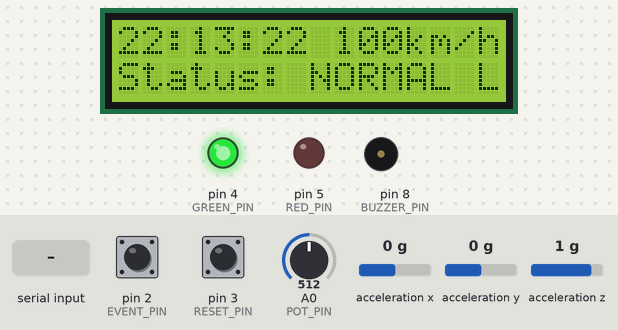
Simulated run of this sketch. Board: Arduino Uno, built with avr-gcc and run on an emulated ATmega328P. On the bench: 16×2 character LCD, output pins drawn as LEDs (lit = HIGH), buzzer (waves = sounding). Wiring (inferred from the names in the program): MPU-6050 motion sensor at I2C address 0x69. Inputs (shaded band) come from the test bench; at power-on: acceleration z 1 g, A0 (POT_PIN) = 512, pin 3 (RESET_PIN) HIGH, pin 2 (EVENT_PIN) HIGH, acceleration x 0 g, acceleration y 0 g. The local clock reads 2024-03-15 10:24:30 at power-on unless the sketch sets it; storage starts empty; what the sketch prints to the serial monitor is not drawn.

Above: at 2.6 s.
2.7 s: acceleration z set to 0.1 g
4.7 s: acceleration z set to -0.2 g
At 6.0 s:
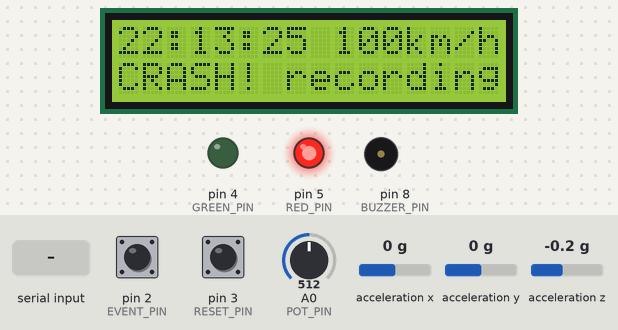
7.7 s: "r" received over Serial
At 8.6 s:
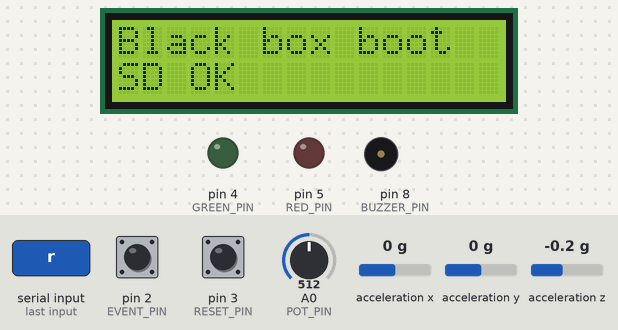
9.6 s: A0 (POT_PIN) set to 490
At 10.9 s:
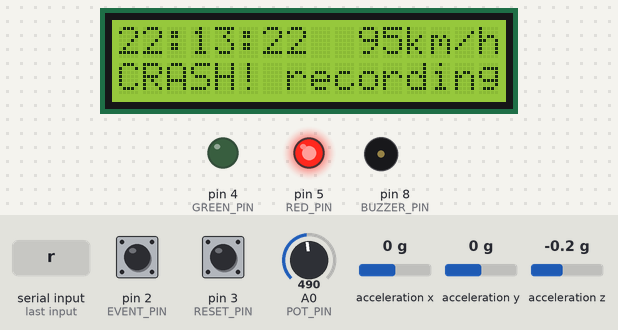
11.2 s: A0 (POT_PIN) set to 510
At 12.77 s:
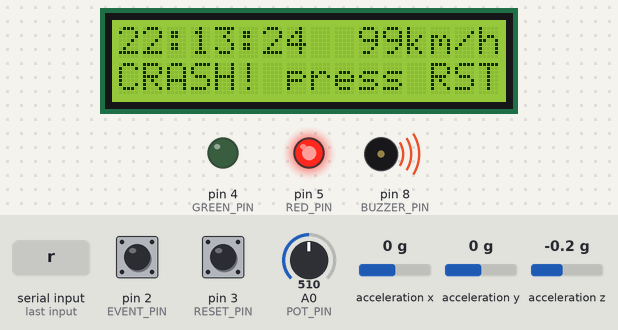
12.9 s: pin 3 (RESET_PIN) pulled LOW for 0.15 s
At 13.31 s:
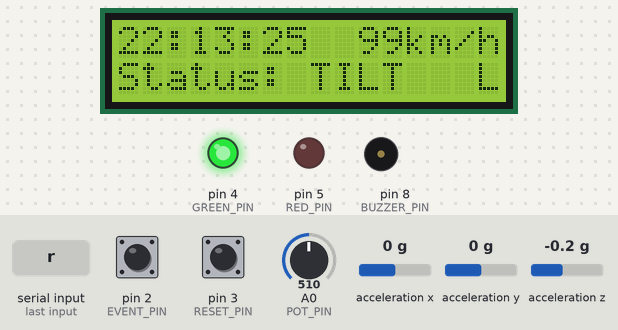
Timing chart, 0 to 14.6 s (numbered marks = the images above; inputs shaded):
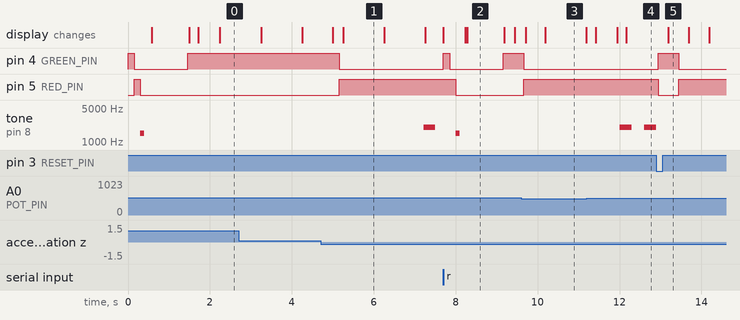

The sketch:

car_black_box.ino
```cpp
#include <Wire.h>
#include <SPI.h>
#include <SD.h>
#include <RTClib.h>
#include <LiquidCrystal_I2C.h>

// ================= Pins / addresses =================
const uint8_t MPU_ADDR   = 0x69;   // AD0 tied to 5V
const uint8_t LCD_ADDR   = 0x27;
const uint8_t POT_PIN    = A0;
const uint8_t SD_CS      = 10;     // MOSI=11, MISO=12, SCK=13
const uint8_t EVENT_PIN  = 2;      // manual crash button (active low)
const uint8_t RESET_PIN  = 3;      // reset button (active low)
const uint8_t GREEN_PIN  = 4;
const uint8_t RED_PIN    = 5;
const uint8_t BUZZER_PIN = 8;

RTC_DS1307 rtc;                    // Wokwi part is a DS1307; real DS3231 -> RTC_DS3231
LiquidCrystal_I2C lcd(LCD_ADDR, 16, 2);

// ================= MPU6050 =================
const uint8_t REG_PWR_MGMT1 = 0x6B;
const uint8_t REG_ACCEL_CFG = 0x1C;
const uint8_t REG_ACCEL_OUT = 0x3B;
const float   ACCEL_LSB_PER_G = 4096.0;   // +/-8 g

// ================= Crash detection =================
const uint16_t ACC_THRESH_MG   = 2500;    // impact: above 2.5 g (triggers at once)
const float    TILT_THRESH_DEG = 60.0;    // tilt: above 60 deg ...
const uint8_t  TILT_CONFIRM    = 5;       // ... for 5 samples in a row (0.5 s)

// ================= Timing =================
const unsigned long SAMPLE_MS = 100;      // fixed-rate sampler
const unsigned long LCD_MS    = 250;
const unsigned long LOG_MS    = 1000;     // LOG.CSV: 1 line per second

// ================= State machine =================
// Must stay above the first function: the Arduino build generates function
// prototypes there, and setState(State) needs this type to already exist.
enum State : uint8_t { ST_NORMAL, ST_RECORDING, ST_LOCKED };
State state = ST_NORMAL;

// ================= Simulated GPS =================
// Fixed fake position in micro-degrees (degrees x 1,000,000).
// A real GPS module would replace these two constants later.
const int32_t GPS_LAT_E6 = 48858400L;     //  48.858400
const int32_t GPS_LON_E6 =  2294500L;     //   2.294500
char gpsStr[24];                          // "lat,lon" text, built once in setup()

// ================= Debounced buttons =================
// Defined above the first function so the Arduino build can use the type.
const unsigned long DEBOUNCE_MS = 30;

struct Debounced {
  uint8_t pin;
  bool state;                // stable state: true = pressed
  bool raw;                  // last raw reading
  unsigned long since;       // when the raw reading last changed
};

Debounced btnEvent = { EVENT_PIN, false, false, 0 };
Debounced btnReset = { RESET_PIN, false, false, 0 };

// ================= Circular buffer =================
// 9 bytes per sample x 20 samples = 180 bytes = last 2 s of driving
const uint8_t F_IMPACT = 0x01;
const uint8_t F_TILT   = 0x02;
const uint8_t F_BUTTON = 0x04;

struct __attribute__((packed)) Sample {
  uint32_t t;         // millis() when sampled
  uint16_t accelMg;   // acceleration magnitude in milli-g
  uint8_t  speed;     // km/h
  uint8_t  tilt;      // degrees
  uint8_t  flags;     // F_IMPACT | F_TILT | F_BUTTON
};

const uint8_t BUF_N = 20;
Sample  ring[BUF_N];
uint8_t head  = 0;    // next slot to write
uint8_t count = 0;    // how many valid samples (max BUF_N)

void pushSample(const Sample &s) {
  ring[head] = s;
  head = (head + 1) % BUF_N;
  if (count < BUF_N) count++;
}

void clearBuffer() {
  head = 0;
  count = 0;
}

// ================= State machine data =================
const uint8_t POST_SAMPLES = 20;          // 20 x 100 ms = 2 s after the crash
uint8_t postCount = 0;

const char *trigName = "";
uint32_t crashT = 0;                      // millis() of the triggering sample
char crashStamp[20];                      // "YYYY-MM-DD,HH:MM:SS" of the crash

// ================= Files =================
const char LOG_FILE[]   = "LOG.CSV";
const char CRASH_FILE[] = "CRASH.CSV";
File crashFile;
bool sdOk  = false;
bool mpuOk = true;

// ================= Runtime variables =================
Sample latest = {0, 1000, 0, 0, 0};       // most recent sample, for LCD + LOG.CSV
uint8_t tiltCount = 0;
bool eventLatch = false;

unsigned long nextSample = 0, nextLog = 0, lastLcd = 0;
unsigned long lockedAt = 0;
// Serial 't' test: crash fires 1.5 s after the pot first moves
bool          testArmed = false;
unsigned long testFireAt = 0;             // 0 = pot has not moved yet
uint8_t       testBaseSpeed = 0;
bool buzzOn = false;

const bool BUZZER_ENABLED = true;         // set false to silence the alarm while testing
#define DEBUG_COMMANDS 1                  // 1 = Serial test commands, 0 = production build

int minFreeRam = 32767;                   // lowest free RAM seen (stack depth check)

void (*resetFunc)(void) = 0;              // software reboot (Serial 'r')

// Free RAM = gap between the heap end and the stack pointer (AVR only)
int freeRam() {
  extern int __heap_start, *__brkval;
  int v;
  return (int)&v - (__brkval == 0 ? (int)&__heap_start : (int)__brkval);
}

void noteFreeRam() {
  int f = freeRam();
  if (f < minFreeRam) minFreeRam = f;
}

// Debounce: a change counts only after the reading has stayed the same for
// DEBOUNCE_MS. Returns true once per press (on the press edge, not the release).
bool updateButton(Debounced &b, unsigned long now) {
  bool r = (digitalRead(b.pin) == LOW);    // active low (INPUT_PULLUP)
  if (r != b.raw) {
    b.raw = r;
    b.since = now;
  }
  if ((now - b.since) >= DEBOUNCE_MS && r != b.state) {
    b.state = r;
    return r;
  }
  return false;
}

// Text for the CSV: "48.858400,2.294500"
void fmtCoord(char *out, size_t n, int32_t e6) {
  uint32_t a = (e6 < 0) ? (uint32_t)(-e6) : (uint32_t)e6;
  snprintf_P(out, n, PSTR("%s%lu.%06lu"), e6 < 0 ? "-" : "",
             (unsigned long)(a / 1000000UL), (unsigned long)(a % 1000000UL));
}

void buildGpsStr() {
  char la[13], lo[13];
  fmtCoord(la, sizeof(la), GPS_LAT_E6);
  fmtCoord(lo, sizeof(lo), GPS_LON_E6);
  snprintf_P(gpsStr, sizeof(gpsStr), PSTR("%s,%s"), la, lo);
}

// ================= MPU6050 =================
void writeReg(uint8_t reg, uint8_t val) {
  Wire.beginTransmission(MPU_ADDR);
  Wire.write(reg);
  Wire.write(val);
  Wire.endTransmission();
}

bool readAccel(float &ax, float &ay, float &az) {
  Wire.beginTransmission(MPU_ADDR);
  Wire.write(REG_ACCEL_OUT);
  if (Wire.endTransmission(false) != 0) return false;
  if (Wire.requestFrom(MPU_ADDR, (uint8_t)6, (uint8_t)true) != 6) return false;

  int16_t rx = (Wire.read() << 8) | Wire.read();
  int16_t ry = (Wire.read() << 8) | Wire.read();
  int16_t rz = (Wire.read() << 8) | Wire.read();
  ax = rx / ACCEL_LSB_PER_G;
  ay = ry / ACCEL_LSB_PER_G;
  az = rz / ACCEL_LSB_PER_G;
  return true;
}

// Read pot + MPU and fill one compact sample
void takeSample(Sample &s) {
  float ax, ay, az;
  s.t     = millis();
  s.speed = map(analogRead(POT_PIN), 0, 1023, 0, 200);
  s.flags = 0;

  mpuOk = readAccel(ax, ay, az);
  if (!mpuOk) {                            // sensor error: pretend "at rest"
    s.accelMg = 1000;
    s.tilt = 0;
    return;
  }

  float mag  = sqrt(ax * ax + ay * ay + az * az);
  float tilt = atan2(sqrt(ax * ax + ay * ay), az) * 180.0 / PI;

  s.accelMg = (uint16_t)constrain(mag * 1000.0 + 0.5, 0.0, 65535.0);
  s.tilt    = (uint8_t)constrain(tilt + 0.5, 0.0, 255.0);

  if (s.accelMg > ACC_THRESH_MG) s.flags |= F_IMPACT;
  if (tilt > TILT_THRESH_DEG)    s.flags |= F_TILT;
}

// ================= SD helpers =================
bool ensureHeader(const char *name, const __FlashStringHelper *hdr) {
  if (SD.exists(name)) return true;        // never add a second header
  File f = SD.open(name, FILE_WRITE);
  if (!f) return false;
  f.println(hdr);
  f.close();
  return true;
}

bool initSd() {
  if (!SD.begin(SD_CS)) return false;
  bool a = ensureHeader(LOG_FILE,   F("date,time,speed,accel,tilt"));
  bool b = ensureHeader(CRASH_FILE, F("event_date,event_time,t_rel_ms,speed,accel,tilt,phase,trigger,lat,lon"));
  return a && b;
}

void dumpFile(const char *name) {
  File f = SD.open(name, FILE_READ);
  if (!f) {
    Serial.print(F("No "));
    Serial.println(name);
    return;
  }
  Serial.print(F("--- "));
  Serial.print(name);
  Serial.println(F(" ---"));
  while (f.available()) Serial.write(f.read());
  Serial.println(F("--- end ---"));
  f.close();
}

// Normal 1 line/s log (open, append, close = flushed to the card every time)
void logLine() {
  DateTime t = rtc.now();
  File f = SD.open(LOG_FILE, FILE_WRITE);
  if (!f) {
    sdOk = false;
    return;
  }
  char line[48];
  snprintf_P(line, sizeof(line), PSTR("%04d-%02d-%02d,%02d:%02d:%02d,%u,%u.%02u,%u"),
           t.year(), t.month(), t.day(), t.hour(), t.minute(), t.second(),
           latest.speed, latest.accelMg / 1000, (latest.accelMg % 1000) / 10,
           latest.tilt);
  f.println(line);
  f.close();
}

// One row of CRASH.CSV. t_rel_ms is relative to the triggering sample (0).
void writeCrashRow(const Sample &s, const char *phase, bool doFlush) {
  if (!crashFile) return;
  char line[72];
  snprintf_P(line, sizeof(line), PSTR("%s,%ld,%u,%u.%02u,%u,%s,%s"),
           crashStamp, (long)(s.t - crashT), s.speed,
           s.accelMg / 1000, (s.accelMg % 1000) / 10, s.tilt,
           phase, trigName);
  noteFreeRam();                           // stack is deepest around here
  crashFile.print(line);
  crashFile.print(',');
  crashFile.println(gpsStr);               // simulated GPS: lat,lon
  if (doFlush) crashFile.flush();
}

// Dump the whole circular buffer, oldest first. The newest entry is the trigger.
void writePreCrash() {
  uint8_t start = (head + BUF_N - count) % BUF_N;
  for (uint8_t i = 0; i < count; i++) {
    const Sample &r = ring[(start + i) % BUF_N];
    writeCrashRow(r, (i == count - 1) ? "TRIG" : "PRE", false);
  }
  crashFile.flush();
}

// ================= State transitions =================
void setState(State s) {
  state = s;
  digitalWrite(GREEN_PIN, s == ST_NORMAL ? HIGH : LOW);
  digitalWrite(RED_PIN,   s == ST_NORMAL ? LOW  : HIGH);
  if (s != ST_LOCKED) {
    noTone(BUZZER_PIN);
    buzzOn = false;
  }
}

void startRecording(const Sample &trig, const char *why) {
  trigName = why;
  crashT   = trig.t;
  testArmed = false;                       // a real crash cancels a pending test

  DateTime t = rtc.now();
  snprintf_P(crashStamp, sizeof(crashStamp), PSTR("%04d-%02d-%02d,%02d:%02d:%02d"),
           t.year(), t.month(), t.day(), t.hour(), t.minute(), t.second());

  setState(ST_RECORDING);
  postCount = 0;

  crashFile = SD.open(CRASH_FILE, FILE_WRITE);
  if (crashFile) writePreCrash();
  else sdOk = false;                       // still go on: alarm must work without SD

  Serial.print(F("CRASH: "));
  Serial.println(why);

  nextSample = millis() + SAMPLE_MS;       // don't burst-sample after the slow SD write
}

void finishRecording() {
  if (crashFile) crashFile.close();
  setState(ST_LOCKED);
  lockedAt = millis();
  Serial.println(F("LOCKED: press reset"));
  Serial.print(F("Min free RAM: "));
  Serial.println(minFreeRam);
}

void doReset(unsigned long now) {
  clearBuffer();                           // no stale pre-crash data in the next event
  tiltCount  = 0;
  eventLatch = false;
  setState(ST_NORMAL);
  nextSample = now + SAMPLE_MS;
  nextLog    = now + LOG_MS;
  Serial.println(F("RESET: back to NORMAL"));
}

// ================= Per-sample logic =================
void tickNormal() {
  Sample s;
  takeSample(s);

  // Test mode (Serial 't'): fire a button-style crash 1.5 s after the pot moves
  if (testArmed) {
    if (testFireAt == 0) {
      if (abs((int)s.speed - (int)testBaseSpeed) >= 10) testFireAt = millis() + 1500;
    } else if ((long)(millis() - testFireAt) >= 0) {
      testArmed = false;
      testFireAt = 0;
      eventLatch = true;
    }
  }

  if (eventLatch) {
    s.flags |= F_BUTTON;
    eventLatch = false;
  }
  latest = s;
  pushSample(s);

  tiltCount = (s.flags & F_TILT) ? tiltCount + 1 : 0;

  const char *why = nullptr;
  if (s.flags & F_IMPACT)            why = "IMPACT";
  else if (s.flags & F_BUTTON)       why = "BUTTON";
  else if (tiltCount >= TILT_CONFIRM) why = "TILT";

  if (why) startRecording(s, why);
}

void tickRecording() {
  Sample s;
  takeSample(s);
  latest = s;
  writeCrashRow(s, "POST", true);          // flush every row so a power loss keeps it
  if (++postCount >= POST_SAMPLES) finishRecording();
}

void handleLocked(unsigned long now, bool rstPress) {
  // Alarm: beep 300 ms on / 300 ms off
  bool on = ((now / 300) % 2) == 0;
  if (on != buzzOn) {
    buzzOn = on;
    if (on && BUZZER_ENABLED) tone(BUZZER_PIN, 2000);
    else noTone(BUZZER_PIN);
  }

  // A fresh, debounced press is needed, and presses in the first 0.5 s are ignored
  if (rstPress && now - lockedAt >= 500) doReset(now);
}

// ================= LCD =================
void updateLcd() {
  DateTime now = rtc.now();
  char line[17];

  snprintf_P(line, sizeof(line), PSTR("%02d:%02d:%02d %3dkm/h"),
           now.hour(), now.minute(), now.second(), latest.speed);
  lcd.setCursor(0, 0);
  lcd.print(line);

  if (state == ST_RECORDING) {
    lcd.setCursor(0, 1);
    lcd.print(F("CRASH! recording"));
  } else if (state == ST_LOCKED) {
    lcd.setCursor(0, 1);
    lcd.print(F("CRASH! press RST"));
  } else {
    const char *st = "NORMAL";
    if (!mpuOk)                       st = "MPU ERR";
    else if (latest.flags & F_IMPACT) st = "IMPACT";
    else if (latest.flags & F_TILT)   st = "TILT";
    snprintf_P(line, sizeof(line), PSTR("Status: %-7s%c"), st, sdOk ? 'L' : 'x');
    lcd.setCursor(0, 1);
    lcd.print(line);
  }
}

// ================= Serial commands (testing) =================
// d = LOG.CSV, c = CRASH.CSV, x = clear both files, t = pot test,
// m = free RAM, r = reboot.  Compiled out when DEBUG_COMMANDS is 0.
void handleSerial() {
#if DEBUG_COMMANDS
  while (Serial.available()) {
    char c = Serial.read();
    if (c == 'r') resetFunc();
    if (state == ST_RECORDING) continue;   // don't touch the SD while recording
    if (c == 't') {
      testArmed = true;
      testFireAt = 0;
      testBaseSpeed = latest.speed;
      Serial.println(F("Armed: move the pot, crash fires 1.5 s later"));
    }
    else if (c == 'd') dumpFile(LOG_FILE);
    else if (c == 'c') dumpFile(CRASH_FILE);
    else if (c == 'x') {
      SD.remove(LOG_FILE);
      SD.remove(CRASH_FILE);
      sdOk = initSd();
      Serial.println(F("Files cleared"));
    }
    else if (c == 'm') {
      Serial.print(F("Free RAM now: "));
      Serial.print(freeRam());
      Serial.print(F("  lowest seen: "));
      Serial.println(minFreeRam);
    }
  }
#endif
}

// ================= setup / loop =================
void setup() {
  Serial.begin(9600);
  Wire.begin();

  pinMode(EVENT_PIN, INPUT_PULLUP);
  pinMode(RESET_PIN, INPUT_PULLUP);
  pinMode(GREEN_PIN, OUTPUT);
  pinMode(RED_PIN, OUTPUT);
  pinMode(BUZZER_PIN, OUTPUT);

  // Power-on self-test: green LED, red LED, one short beep
  digitalWrite(GREEN_PIN, HIGH);
  delay(150);
  digitalWrite(GREEN_PIN, LOW);
  digitalWrite(RED_PIN, HIGH);
  delay(150);
  digitalWrite(RED_PIN, LOW);
  if (BUZZER_ENABLED) {
    tone(BUZZER_PIN, 1500, 100);
    delay(150);
  }

  buildGpsStr();                           // "lat,lon" text for the crash records

  writeReg(REG_PWR_MGMT1, 0x00);
  writeReg(REG_ACCEL_CFG, 0x10);

  lcd.init();
  lcd.backlight();
  lcd.print(F("Black box boot"));

  if (!rtc.begin()) {
    lcd.clear();
    lcd.print(F("RTC not found"));
    while (true) {}
  }
  rtc.adjust(DateTime(F(__DATE__), F(__TIME__)));   // sim only: on real hardware set the RTC once, not on every boot

  sdOk = initSd();
  lcd.setCursor(0, 1);
  lcd.print(sdOk ? F("SD OK          ") : F("SD FAIL        "));
  Serial.println(sdOk ? F("SD ready") : F("SD init failed"));
  Serial.print(F("GPS (simulated): "));
  Serial.println(gpsStr);
  Serial.print(F("Free RAM: "));
  Serial.println(freeRam());
#if DEBUG_COMMANDS
  Serial.println(F("Commands: d=LOG c=CRASH x=clear t=pot test m=RAM r=reboot"));
#endif

  delay(800);
  lcd.clear();

  setState(ST_NORMAL);
  nextSample = millis() + SAMPLE_MS;
  nextLog    = millis() + LOG_MS;
}

void loop() {
  unsigned long now = millis();

  handleSerial();

  // Debounced buttons, read every loop so short presses aren't missed.
  // Both must be updated every time to keep their stable state current.
  bool evPress  = updateButton(btnEvent, now);
  bool rstPress = updateButton(btnReset, now);

  // The event press is latched until the next 100 ms sample consumes it
  if (evPress && state == ST_NORMAL) eventLatch = true;

  if (state == ST_LOCKED) handleLocked(now, rstPress);

  noteFreeRam();

  // Fixed 100 ms sampler (no drift: the next deadline is always +100 ms)
  if ((long)(now - nextSample) > 500) nextSample = now;   // resync after a long stall
  if ((long)(now - nextSample) >= 0) {
    nextSample += SAMPLE_MS;
    if (state == ST_NORMAL)         tickNormal();
    else if (state == ST_RECORDING) tickRecording();
  }

  // Normal logging: 1 line per second, only in NORMAL
  if (state == ST_NORMAL && sdOk) {
    if ((long)(now - nextLog) > 2000) nextLog = now;
    if ((long)(now - nextLog) >= 0) {
      nextLog += LOG_MS;
      logLine();
    }
  }

  if (now - lastLcd >= LCD_MS) {
    lastLcd = now;
    updateLcd();
  }
}
```

Measured:
- the behaviour switches between 0 and -0.1 g on acceleration z (found by bisection; images 0 and 1)
- after the input at 4.7 s, pin 4 (GREEN_PIN): HIGH → LOW after 0.46 s; pin 5 (RED_PIN): LOW → HIGH after 0.46 s; tone on pin 8 (BUZZER_PIN): silent → 2000 Hz after 2.5 s, → silent 0.28 s later; the display: first changes after 0.30 s (image 1 shows a later state)
- after the input at 7.7 s, pin 4 (GREEN_PIN): LOW → HIGH at once, → LOW 0.15 s later, → HIGH 1.3 s later; pin 5 (RED_PIN): HIGH → LOW after 0.30 s; the display: first changes at once (image 2 shows a later state)
- after the input at 12.9 s, pin 4 (GREEN_PIN): LOW → HIGH at once, → LOW 0.50 s later; pin 5 (RED_PIN): HIGH → LOW at once, → HIGH 0.50 s later; tone on pin 8 (BUZZER_PIN): goes on until 12.9 s, then stays silent; the display: changes after 0.29 s (image 5)
- what the display in image 1 shows lasts 1.0 s, from 5.3 s to 6.3 s
- what the display in image 2 shows lasts 0.9 s, from 8.3 s to 9.2 s
- what the display in image 5 shows lasts 0.5 s, from 13.2 s to 13.7 s
